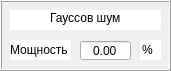
  <widget class="QFrame" name="frame_2">
   <property name="geometry">
    <rect>
     <x>240</x>
     <y>150</y>
     <width>171</width>
     <height>71</height>
    </rect>
   </property>
   <property name="frameShape">
    <enum>QFrame::Box</enum>
   </property>
   <property name="frameShadow">
    <enum>QFrame::Raised</enum>
   </property>
   <widget class="QLineEdit" name="lineEdit_12">
    <property name="geometry">
     <rect>
      <x>10</x>
      <y>10</y>
      <width>151</width>
      <height>20</height>
     </rect>
    </property>
    <property name="palette">
     <palette>
      <active>
       <colorrole role="WindowText">
        <brush brushstyle="SolidPattern">
         <color alpha="255">
          <red>85</red>
          <green>0</green>
          <blue>0</blue>
         </color>
        </brush>
       </colorrole>
       <colorrole role="Button">
        <brush brushstyle="SolidPattern">
         <color alpha="255">
          <red>255</red>
          <green>255</green>
          <blue>255</blue>
         </color>
        </brush>
       </colorrole>
       <colorrole role="Light">
        <brush brushstyle="SolidPattern">
         <color alpha="255">
          <red>255</red>
          <green>255</green>
          <blue>255</blue>
         </color>
        </brush>
       </colorrole>
       <colorrole role="Midlight">
        <brush brushstyle="SolidPattern">
         <color alpha="255">
          <red>255</red>
          <green>255</green>
          <blue>255</blue>
         </color>
        </brush>
       </colorrole>
       <colorrole role="Dark">
        <brush brushstyle="SolidPattern">
         <color alpha="255">
          <red>127</red>
          <green>127</green>
          <blue>127</blue>
         </color>
        </brush>
       </colorrole>
       <colorrole role="Mid">
        <brush brushstyle="SolidPattern">
         <color alpha="255">
          <red>170</red>
          <green>170</green>
          <blue>170</blue>
         </color>
        </brush>
       </colorrole>
       <colorrole role="Text">
        <brush brushstyle="SolidPattern">
         <color alpha="255">
          <red>0</red>
          <green>0</green>
          <blue>0</blue>
         </color>
        </brush>
       </colorrole>
       <colorrole role="BrightText">
        <brush brushstyle="SolidPattern">
         <color alpha="255">
          <red>255</red>
          <green>255</green>
          <blue>255</blue>
         </color>
        </brush>
       </colorrole>
       <colorrole role="ButtonText">
        <brush brushstyle="SolidPattern">
         <color alpha="255">
          <red>0</red>
          <green>0</green>
          <blue>0</blue>
         </color>
        </brush>
       </colorrole>
       <colorrole role="Base">
        <brush brushstyle="SolidPattern">
         <color alpha="255">
          <red>255</red>
          <green>255</green>
          <blue>255</blue>
         </color>
        </brush>
       </colorrole>
       <colorrole role="Window">
        <brush brushstyle="SolidPattern">
         <color alpha="255">
          <red>255</red>
          <green>255</green>
          <blue>255</blue>
         </color>
        </brush>
       </colorrole>
       <colorrole role="Shadow">
        <brush brushstyle="SolidPattern">
         <color alpha="255">
          <red>0</red>
          <green>0</green>
          <blue>0</blue>
         </color>
        </brush>
       </colorrole>
       <colorrole role="AlternateBase">
        <brush brushstyle="SolidPattern">
         <color alpha="255">
          <red>255</red>
          <green>255</green>
          <blue>255</blue>
         </color>
        </brush>
       </colorrole>
       <colorrole role="ToolTipBase">
        <brush brushstyle="SolidPattern">
         <color alpha="255">
          <red>255</red>
          <green>255</green>
          <blue>220</blue>
         </color>
        </brush>
       </colorrole>
       <colorrole role="ToolTipText">
        <brush brushstyle="SolidPattern">
         <color alpha="255">
          <red>0</red>
          <green>0</green>
          <blue>0</blue>
         </color>
        </brush>
       </colorrole>
      </active>
      <inactive>
       <colorrole role="WindowText">
        <brush brushstyle="SolidPattern">
         <color alpha="255">
          <red>85</red>
          <green>0</green>
          <blue>0</blue>
         </color>
        </brush>
       </colorrole>
       <colorrole role="Button">
        <brush brushstyle="SolidPattern">
         <color alpha="255">
          <red>255</red>
          <green>255</green>
          <blue>255</blue>
         </color>
        </brush>
       </colorrole>
       <colorrole role="Light">
        <brush brushstyle="SolidPattern">
         <color alpha="255">
          <red>255</red>
          <green>255</green>
          <blue>255</blue>
         </color>
        </brush>
       </colorrole>
       <colorrole role="Midlight">
        <brush brushstyle="SolidPattern">
         <color alpha="255">
          <red>255</red>
          <green>255</green>
          <blue>255</blue>
         </color>
        </brush>
       </colorrole>
       <colorrole role="Dark">
        <brush brushstyle="SolidPattern">
         <color alpha="255">
          <red>127</red>
          <green>127</green>
          <blue>127</blue>
         </color>
        </brush>
       </colorrole>
       <colorrole role="Mid">
        <brush brushstyle="SolidPattern">
         <color alpha="255">
          <red>170</red>
          <green>170</green>
          <blue>170</blue>
         </color>
        </brush>
       </colorrole>
       <colorrole role="Text">
        <brush brushstyle="SolidPattern">
         <color alpha="255">
          <red>0</red>
          <green>0</green>
          <blue>0</blue>
         </color>
        </brush>
       </colorrole>
       <colorrole role="BrightText">
        <brush brushstyle="SolidPattern">
         <color alpha="255">
          <red>255</red>
          <green>255</green>
          <blue>255</blue>
         </color>
        </brush>
       </colorrole>
       <colorrole role="ButtonText">
        <brush brushstyle="SolidPattern">
         <color alpha="255">
          <red>0</red>
          <green>0</green>
          <blue>0</blue>
         </color>
        </brush>
       </colorrole>
       <colorrole role="Base">
        <brush brushstyle="SolidPattern">
         <color alpha="255">
          <red>255</red>
          <green>255</green>
          <blue>255</blue>
         </color>
        </brush>
       </colorrole>
       <colorrole role="Window">
        <brush brushstyle="SolidPattern">
         <color alpha="255">
          <red>255</red>
          <green>255</green>
          <blue>255</blue>
         </color>
        </brush>
       </colorrole>
       <colorrole role="Shadow">
        <brush brushstyle="SolidPattern">
         <color alpha="255">
          <red>0</red>
          <green>0</green>
          <blue>0</blue>
         </color>
        </brush>
       </colorrole>
       <colorrole role="AlternateBase">
        <brush brushstyle="SolidPattern">
         <color alpha="255">
          <red>255</red>
          <green>255</green>
          <blue>255</blue>
         </color>
        </brush>
       </colorrole>
       <colorrole role="ToolTipBase">
        <brush brushstyle="SolidPattern">
         <color alpha="255">
          <red>255</red>
          <green>255</green>
          <blue>220</blue>
         </color>
        </brush>
       </colorrole>
       <colorrole role="ToolTipText">
        <brush brushstyle="SolidPattern">
         <color alpha="255">
          <red>0</red>
          <green>0</green>
          <blue>0</blue>
         </color>
        </brush>
       </colorrole>
      </inactive>
      <disabled>
       <colorrole role="WindowText">
        <brush brushstyle="SolidPattern">
         <color alpha="255">
          <red>127</red>
          <green>127</green>
          <blue>127</blue>
         </color>
        </brush>
       </colorrole>
       <colorrole role="Button">
        <brush brushstyle="SolidPattern">
         <color alpha="255">
          <red>255</red>
          <green>255</green>
          <blue>255</blue>
         </color>
        </brush>
       </colorrole>
       <colorrole role="Light">
        <brush brushstyle="SolidPattern">
         <color alpha="255">
          <red>255</red>
          <green>255</green>
          <blue>255</blue>
         </color>
        </brush>
       </colorrole>
       <colorrole role="Midlight">
        <brush brushstyle="SolidPattern">
         <color alpha="255">
          <red>255</red>
          <green>255</green>
          <blue>255</blue>
         </color>
        </brush>
       </colorrole>
       <colorrole role="Dark">
        <brush brushstyle="SolidPattern">
         <color alpha="255">
          <red>127</red>
          <green>127</green>
          <blue>127</blue>
         </color>
        </brush>
       </colorrole>
       <colorrole role="Mid">
        <brush brushstyle="SolidPattern">
         <color alpha="255">
          <red>170</red>
          <green>170</green>
          <blue>170</blue>
         </color>
        </brush>
       </colorrole>
       <colorrole role="Text">
        <brush brushstyle="SolidPattern">
         <color alpha="255">
          <red>127</red>
          <green>127</green>
          <blue>127</blue>
         </color>
        </brush>
       </colorrole>
       <colorrole role="BrightText">
        <brush brushstyle="SolidPattern">
         <color alpha="255">
          <red>255</red>
          <green>255</green>
          <blue>255</blue>
         </color>
        </brush>
       </colorrole>
       <colorrole role="ButtonText">
        <brush brushstyle="SolidPattern">
         <color alpha="255">
          <red>127</red>
          <green>127</green>
          <blue>127</blue>
         </color>
        </brush>
       </colorrole>
       <colorrole role="Base">
        <brush brushstyle="SolidPattern">
         <color alpha="255">
          <red>255</red>
          <green>255</green>
          <blue>255</blue>
         </color>
        </brush>
       </colorrole>
       <colorrole role="Window">
        <brush brushstyle="SolidPattern">
         <color alpha="255">
          <red>255</red>
          <green>255</green>
          <blue>255</blue>
         </color>
        </brush>
       </colorrole>
       <colorrole role="Shadow">
        <brush brushstyle="SolidPattern">
         <color alpha="255">
          <red>0</red>
          <green>0</green>
          <blue>0</blue>
         </color>
        </brush>
       </colorrole>
       <colorrole role="AlternateBase">
        <brush brushstyle="SolidPattern">
         <color alpha="255">
          <red>255</red>
          <green>255</green>
          <blue>255</blue>
         </color>
        </brush>
       </colorrole>
       <colorrole role="ToolTipBase">
        <brush brushstyle="SolidPattern">
         <color alpha="255">
          <red>255</red>
          <green>255</green>
          <blue>220</blue>
         </color>
        </brush>
       </colorrole>
       <colorrole role="ToolTipText">
        <brush brushstyle="SolidPattern">
         <color alpha="255">
          <red>0</red>
          <green>0</green>
          <blue>0</blue>
         </color>
        </brush>
       </colorrole>
      </disabled>
     </palette>
    </property>
    <property name="autoFillBackground">
     <bool>false</bool>
    </property>
    <property name="text">
     <string>Гауссов шум</string>
    </property>
    <property name="frame">
     <bool>false</bool>
    </property>
    <property name="alignment">
     <set>Qt::AlignHCenter|Qt::AlignTop</set>
    </property>
    <property name="readOnly">
     <bool>true</bool>
    </property>
   </widget>
   <widget class="QDoubleSpinBox" name="SN_gaus">
    <property name="geometry">
     <rect>
      <x>80</x>
      <y>40</y>
      <width>51</width>
      <height>21</height>
     </rect>
    </property>
    <property name="frame">
     <bool>true</bool>
    </property>
    <property name="alignment">
     <set>Qt::AlignCenter</set>
    </property>
    <property name="buttonSymbols">
     <enum>QAbstractSpinBox::NoButtons</enum>
    </property>
    <property name="maximum">
     <double>100.000000000000000</double>
    </property>
    <property name="singleStep">
     <double>5.000000000000000</double>
    </property>
   </widget>
   <widget class="QLineEdit" name="lineEdit_13">
    <property name="geometry">
     <rect>
      <x>140</x>
      <y>40</y>
      <width>21</width>
      <height>20</height>
     </rect>
    </property>
    <property name="text">
     <string>%</string>
    </property>
    <property name="frame">
     <bool>false</bool>
    </property>
    <property name="readOnly">
     <bool>true</bool>
    </property>
   </widget>
   <widget class="QLineEdit" name="lineEdit_14">
    <property name="geometry">
     <rect>
      <x>10</x>
      <y>40</y>
      <width>61</width>
      <height>20</height>
     </rect>
    </property>
    <property name="palette">
     <palette>
      <active>
       <colorrole role="WindowText">
        <brush brushstyle="SolidPattern">
         <color alpha="255">
          <red>85</red>
          <green>0</green>
          <blue>0</blue>
         </color>
        </brush>
       </colorrole>
       <colorrole role="Button">
        <brush brushstyle="SolidPattern">
         <color alpha="255">
          <red>255</red>
          <green>255</green>
          <blue>255</blue>
         </color>
        </brush>
       </colorrole>
       <colorrole role="Light">
        <brush brushstyle="SolidPattern">
         <color alpha="255">
          <red>255</red>
          <green>255</green>
          <blue>255</blue>
         </color>
        </brush>
       </colorrole>
       <colorrole role="Midlight">
        <brush brushstyle="SolidPattern">
         <color alpha="255">
          <red>255</red>
          <green>255</green>
          <blue>255</blue>
         </color>
        </brush>
       </colorrole>
       <colorrole role="Dark">
        <brush brushstyle="SolidPattern">
         <color alpha="255">
          <red>127</red>
          <green>127</green>
          <blue>127</blue>
         </color>
        </brush>
       </colorrole>
       <colorrole role="Mid">
        <brush brushstyle="SolidPattern">
         <color alpha="255">
          <red>170</red>
          <green>170</green>
          <blue>170</blue>
         </color>
        </brush>
       </colorrole>
       <colorrole role="Text">
        <brush brushstyle="SolidPattern">
         <color alpha="255">
          <red>0</red>
          <green>0</green>
          <blue>0</blue>
         </color>
        </brush>
       </colorrole>
       <colorrole role="BrightText">
        <brush brushstyle="SolidPattern">
         <color alpha="255">
          <red>255</red>
          <green>255</green>
          <blue>255</blue>
         </color>
        </brush>
       </colorrole>
       <colorrole role="ButtonText">
        <brush brushstyle="SolidPattern">
         <color alpha="255">
          <red>0</red>
          <green>0</green>
          <blue>0</blue>
         </color>
        </brush>
       </colorrole>
       <colorrole role="Base">
        <brush brushstyle="SolidPattern">
         <color alpha="255">
          <red>255</red>
          <green>255</green>
          <blue>255</blue>
         </color>
        </brush>
       </colorrole>
       <colorrole role="Window">
        <brush brushstyle="SolidPattern">
         <color alpha="255">
          <red>255</red>
          <green>255</green>
          <blue>255</blue>
         </color>
        </brush>
       </colorrole>
       <colorrole role="Shadow">
        <brush brushstyle="SolidPattern">
         <color alpha="255">
          <red>0</red>
          <green>0</green>
          <blue>0</blue>
         </color>
        </brush>
       </colorrole>
       <colorrole role="AlternateBase">
        <brush brushstyle="SolidPattern">
         <color alpha="255">
          <red>255</red>
          <green>255</green>
          <blue>255</blue>
         </color>
        </brush>
       </colorrole>
       <colorrole role="ToolTipBase">
        <brush brushstyle="SolidPattern">
         <color alpha="255">
          <red>255</red>
          <green>255</green>
          <blue>220</blue>
         </color>
        </brush>
       </colorrole>
       <colorrole role="ToolTipText">
        <brush brushstyle="SolidPattern">
         <color alpha="255">
          <red>0</red>
          <green>0</green>
          <blue>0</blue>
         </color>
        </brush>
       </colorrole>
      </active>
      <inactive>
       <colorrole role="WindowText">
        <brush brushstyle="SolidPattern">
         <color alpha="255">
          <red>85</red>
          <green>0</green>
          <blue>0</blue>
         </color>
        </brush>
       </colorrole>
       <colorrole role="Button">
        <brush brushstyle="SolidPattern">
         <color alpha="255">
          <red>255</red>
          <green>255</green>
          <blue>255</blue>
         </color>
        </brush>
       </colorrole>
       <colorrole role="Light">
        <brush brushstyle="SolidPattern">
         <color alpha="255">
          <red>255</red>
          <green>255</green>
          <blue>255</blue>
         </color>
        </brush>
       </colorrole>
       <colorrole role="Midlight">
        <brush brushstyle="SolidPattern">
         <color alpha="255">
          <red>255</red>
          <green>255</green>
          <blue>255</blue>
         </color>
        </brush>
       </colorrole>
       <colorrole role="Dark">
        <brush brushstyle="SolidPattern">
         <color alpha="255">
          <red>127</red>
          <green>127</green>
          <blue>127</blue>
         </color>
        </brush>
       </colorrole>
       <colorrole role="Mid">
        <brush brushstyle="SolidPattern">
         <color alpha="255">
          <red>170</red>
          <green>170</green>
          <blue>170</blue>
         </color>
        </brush>
       </colorrole>
       <colorrole role="Text">
        <brush brushstyle="SolidPattern">
         <color alpha="255">
          <red>0</red>
          <green>0</green>
          <blue>0</blue>
         </color>
        </brush>
       </colorrole>
       <colorrole role="BrightText">
        <brush brushstyle="SolidPattern">
         <color alpha="255">
          <red>255</red>
          <green>255</green>
          <blue>255</blue>
         </color>
        </brush>
       </colorrole>
       <colorrole role="ButtonText">
        <brush brushstyle="SolidPattern">
         <color alpha="255">
          <red>0</red>
          <green>0</green>
          <blue>0</blue>
         </color>
        </brush>
       </colorrole>
       <colorrole role="Base">
        <brush brushstyle="SolidPattern">
         <color alpha="255">
          <red>255</red>
          <green>255</green>
          <blue>255</blue>
         </color>
        </brush>
       </colorrole>
       <colorrole role="Window">
        <brush brushstyle="SolidPattern">
         <color alpha="255">
          <red>255</red>
          <green>255</green>
          <blue>255</blue>
         </color>
        </brush>
       </colorrole>
       <colorrole role="Shadow">
        <brush brushstyle="SolidPattern">
         <color alpha="255">
          <red>0</red>
          <green>0</green>
          <blue>0</blue>
         </color>
        </brush>
       </colorrole>
       <colorrole role="AlternateBase">
        <brush brushstyle="SolidPattern">
         <color alpha="255">
          <red>255</red>
          <green>255</green>
          <blue>255</blue>
         </color>
        </brush>
       </colorrole>
       <colorrole role="ToolTipBase">
        <brush brushstyle="SolidPattern">
         <color alpha="255">
          <red>255</red>
          <green>255</green>
          <blue>220</blue>
         </color>
        </brush>
       </colorrole>
       <colorrole role="ToolTipText">
        <brush brushstyle="SolidPattern">
         <color alpha="255">
          <red>0</red>
          <green>0</green>
          <blue>0</blue>
         </color>
        </brush>
       </colorrole>
      </inactive>
      <disabled>
       <colorrole role="WindowText">
        <brush brushstyle="SolidPattern">
         <color alpha="255">
          <red>127</red>
          <green>127</green>
          <blue>127</blue>
         </color>
        </brush>
       </colorrole>
       <colorrole role="Button">
        <brush brushstyle="SolidPattern">
         <color alpha="255">
          <red>255</red>
          <green>255</green>
          <blue>255</blue>
         </color>
        </brush>
       </colorrole>
       <colorrole role="Light">
        <brush brushstyle="SolidPattern">
         <color alpha="255">
          <red>255</red>
          <green>255</green>
          <blue>255</blue>
         </color>
        </brush>
       </colorrole>
       <colorrole role="Midlight">
        <brush brushstyle="SolidPattern">
         <color alpha="255">
          <red>255</red>
          <green>255</green>
          <blue>255</blue>
         </color>
        </brush>
       </colorrole>
       <colorrole role="Dark">
        <brush brushstyle="SolidPattern">
         <color alpha="255">
          <red>127</red>
          <green>127</green>
          <blue>127</blue>
         </color>
        </brush>
       </colorrole>
       <colorrole role="Mid">
        <brush brushstyle="SolidPattern">
         <color alpha="255">
          <red>170</red>
          <green>170</green>
          <blue>170</blue>
         </color>
        </brush>
       </colorrole>
       <colorrole role="Text">
        <brush brushstyle="SolidPattern">
         <color alpha="255">
          <red>127</red>
          <green>127</green>
          <blue>127</blue>
         </color>
        </brush>
       </colorrole>
       <colorrole role="BrightText">
        <brush brushstyle="SolidPattern">
         <color alpha="255">
          <red>255</red>
          <green>255</green>
          <blue>255</blue>
         </color>
        </brush>
       </colorrole>
       <colorrole role="ButtonText">
        <brush brushstyle="SolidPattern">
         <color alpha="255">
          <red>127</red>
          <green>127</green>
          <blue>127</blue>
         </color>
        </brush>
       </colorrole>
       <colorrole role="Base">
        <brush brushstyle="SolidPattern">
         <color alpha="255">
          <red>255</red>
          <green>255</green>
          <blue>255</blue>
         </color>
        </brush>
       </colorrole>
       <colorrole role="Window">
        <brush brushstyle="SolidPattern">
         <color alpha="255">
          <red>255</red>
          <green>255</green>
          <blue>255</blue>
         </color>
        </brush>
       </colorrole>
       <colorrole role="Shadow">
        <brush brushstyle="SolidPattern">
         <color alpha="255">
          <red>0</red>
          <green>0</green>
          <blue>0</blue>
         </color>
        </brush>
       </colorrole>
       <colorrole role="AlternateBase">
        <brush brushstyle="SolidPattern">
         <color alpha="255">
          <red>255</red>
          <green>255</green>
          <blue>255</blue>
         </color>
        </brush>
       </colorrole>
       <colorrole role="ToolTipBase">
        <brush brushstyle="SolidPattern">
         <color alpha="255">
          <red>255</red>
          <green>255</green>
          <blue>220</blue>
         </color>
        </brush>
       </colorrole>
       <colorrole role="ToolTipText">
        <brush brushstyle="SolidPattern">
         <color alpha="255">
          <red>0</red>
          <green>0</green>
          <blue>0</blue>
         </color>
        </brush>
       </colorrole>
      </disabled>
     </palette>
    </property>
    <property name="text">
     <string>Мощность</string>
    </property>
    <property name="frame">
     <bool>false</bool>
    </property>
    <property name="alignment">
     <set>Qt::AlignLeading|Qt::AlignLeft|Qt::AlignVCenter</set>
    </property>
    <property name="readOnly">
     <bool>true</bool>
    </property>
   </widget>
  </widget>
